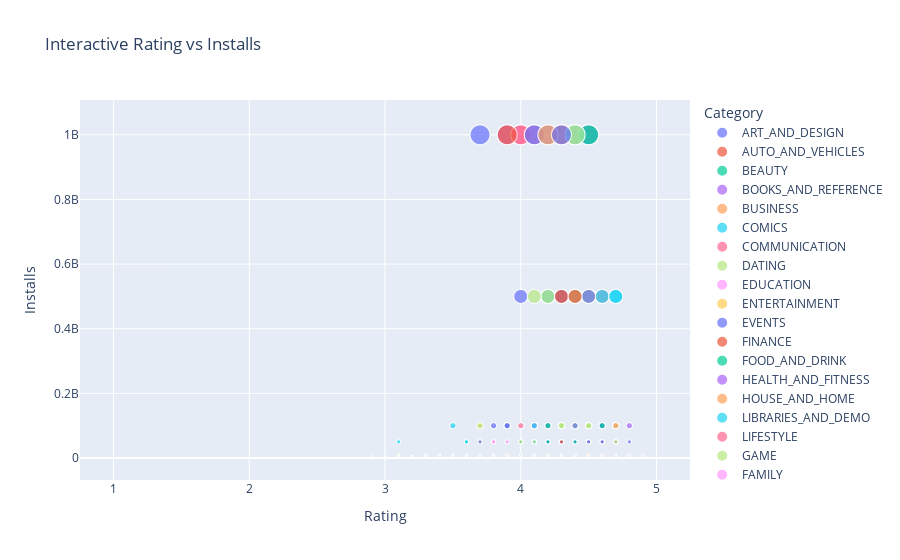

Source (notebook cell):
### Markdown cell above
### 5. Interactive Visualization (Plotly)

### Code cell
import plotly.express as px

# Interactive scatter plot
fig = px.scatter(
    apps,
    x='Rating',
    y='Installs',
    color='Category',
    size='Installs',
    hover_name='App',
    title='Interactive Rating vs Installs'
)
fig.show()
